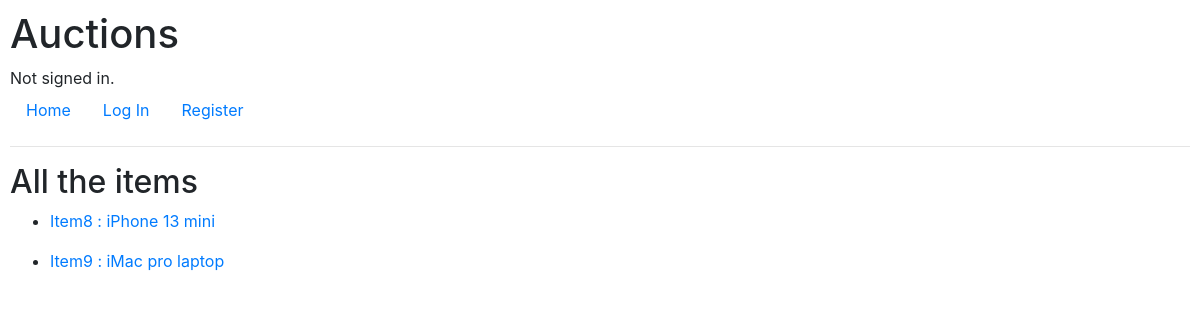
The page /category/3 on the database its author committed.
### auctions/models.py (models this page shows)
class Listing(models.Model):
    user=models.CharField(max_length=100, null=True)
    title= models.CharField(max_length=100)
    description=models.TextField()
    price=models.IntegerField()
    current_bid=models.IntegerField(null=True)
    category=models.CharField(max_length=100, null=True)
    image_url=models.URLField(default='google.com')
    sold=models.BooleanField(default=False)
    def __str__(self):
        return self.title

### auctions/views.py (the view)
# urls.py: path("category/<int:category_id>", views.show_category, name="listcategory"),
def show_category(request, category_id):
    cate=Category.objects.get(pk=category_id)
    listing=Listing.objects.filter(category=cate)
    return render(request, "auctions/cate.html",{
        "listings":listing
    })

### auctions/models.py (called while the page is built)
    def __str__(self):
        return self.cat

### auctions/templates/auctions/cate.html
{% extends "auctions/layout.html" %}
{% block body %}
    <h2>All the items</h2>
    {% for listing in listings %}
        <ul>
            <li><a href="{% url 'item' listing.id %}">Item{{listing.id}} : {{listing}}</a></li>
        </ul>
    {% endfor %}
{% endblock %}

### auctions/static/auctions/styles.css (style rules this page uses)
body { padding: 10px; }

### rows shown on the page
Listing: id "8", title "iPhone 13 mini"
Listing: id "9", title "iMac pro laptop"
